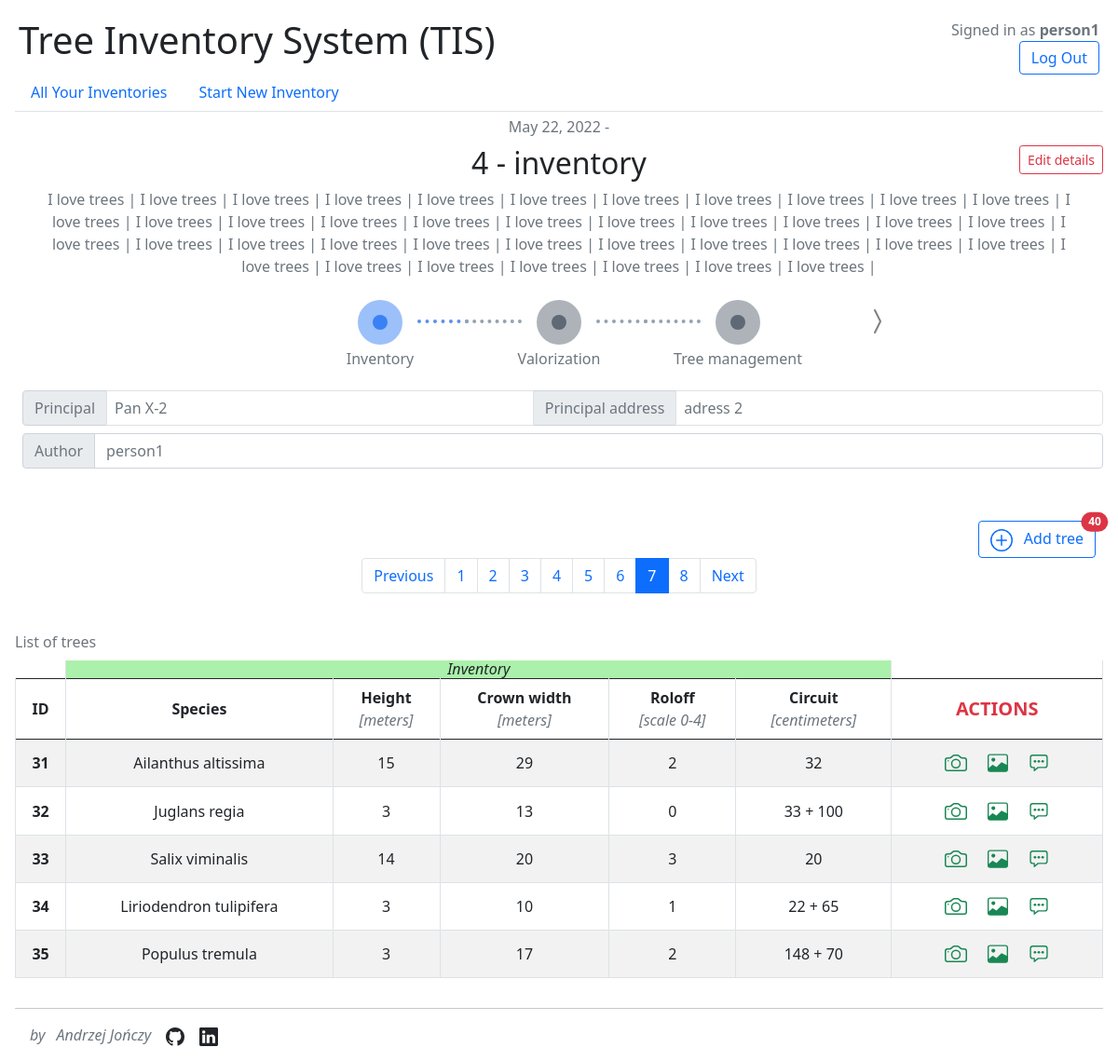
The app's page /inventory/4/details/?page=7 (signed in) with its own data.
### TIS_app/models.py (models this page shows, shortened)
class Inventory(models.Model):
    STATUS_CHOICES = (
        (0, "Inventory"),
        (1, "Valorization"),
        (2, "Tree management"),
    )
    id = models.SmallAutoField(primary_key=True)
    name = models.CharField(max_length=64)
    created_date = models.DateField(auto_now_add=True)
    edited_date = models.DateField(auto_now=True)
    finish_date = models.DateField(null=True)
    status = models.PositiveIntegerField(choices=STATUS_CHOICES, default=0)
    author = models.ForeignKey(User, on_delete=models.PROTECT)
    principal = models.CharField(max_length=64)
    principal_address = models.CharField(max_length=128, null=True, blank=True)
    description = models.TextField(blank=True, null=True)
    class Meta:
        unique_together = ["id", "author"]

class Tree(models.Model):
    ROLOFF_CHOICES = (
        (0, "0"),
        (1, "1"),
        (2, "2"),
        (3, "3"),
        (4, "4"),
    )
    lp = models.PositiveIntegerField(default=1)
    species = models.ForeignKey(
        Species,
        on_delete=models.CASCADE,
        help_text="Basic tree species found in Poland.",
    )
    height = models.PositiveIntegerField(
        verbose_name="Height [meters]",
        help_text="Height of tree mansured from base to top of tree.",
    )
    crown_width = models.PositiveIntegerField(
        verbose_name="Crown width [meters]",
        help_text="Tree crown width measured at its widest point.",
    )
    roloff = models.PositiveSmallIntegerField(
        choices=ROLOFF_CHOICES,
        default=0,
        help_text="Crown structure and tree vitality in Roloff scale.",
    )
    inventory = models.ForeignKey(Inventory, on_delete=models.CASCADE)
    is_existing = models.BooleanField(default=True)
    class Meta:
        unique_together = ["lp", "inventory"]

class Species(models.Model):
    latin_name = models.CharField(max_length=64)
    class Meta:
        ordering = ["latin_name"]
    def __str__(self):
        return f"{self.latin_name}"  # + f" / {self.polish_name}"

class Circuit(models.Model):
    tree = models.ForeignKey(Tree, on_delete=models.CASCADE)
    value = models.PositiveIntegerField(
        validators=[MinValueValidator(1), MaxValueValidator(600)],
        verbose_name="Circuit",
        help_text="Circuit of a single trunk at a height of DBH \
            (breast height diameter).",
    )

### TIS_app/views.py (the view, shortened to what this page needs)
class UpdateInventoryView(LoginRequiredMixin, UpdateView):
    model = Inventory
    template_name = "TIS_app/inventory_detail.html"
    form_class = InventoryUpdateForm
    success_url = reverse_lazy("inventory-details")
    paginate_by = TREE_PAGINATE_BY
    def get_page_object(self) -> Page:
        tree_list = Tree.objects.filter(inventory=self.get_object()).order_by("lp")
        paginator = Paginator(tree_list, self.paginate_by, 0, True)
        return paginator.page(self.request.GET.get("page", paginator.num_pages))
    def get_modelformsets(self, page_obj: Page) -> dict[str, BaseModelFormSet]:
        return {
            "valorization": modelformset_factory(
                model=ValorizationTree,
                fields=(
                    "is_biocenotic",
                    "value",
                ),
                extra=len(page_obj),
                widgets={
                    "is_biocenotic": Select(choices=[(False, "No"), (True, "Yes")])
                },
            ),
            "management": modelformset_factory(
                model=ManagementTree,
                fields=("procedure",),
                extra=len(page_obj),
            ),
        }
    def get_formsets(self, page_obj: Page) -> list[BaseModelFormSet]:
        modelformsets = self.get_modelformsets(page_obj)
        valorization_formset = modelformsets["valorization"](
            queryset=ValorizationTree.objects.none(),
            initial=[
                {
                    "is_biocenotic": tree.valorizationtree.is_biocenotic,
                    "value": tree.valorizationtree.value,
                }
                for tree in page_obj
                if hasattr(tree, "valorizationtree")
            ],
            prefix="valorization",
        )
        management_formset = modelformsets["management"](
            queryset=ManagementTree.objects.none(),
            initial=[
                {"procedure": tree.managementtree.procedure}
                for tree in page_obj
                if hasattr(tree, "managementtree")
            ],
            prefix="management",
        )
        return [valorization_formset, management_formset]
    def get_context_data(self, **kwargs: Any) -> Dict[str, Any]:
        context = super().get_context_data(**kwargs)
        page_obj = self.get_page_object()
        context["page_obj"] = page_obj
        context["is_paginated"] = context["page_obj"].has_other_pages()
        context["formsets"] = self.get_formsets(page_obj)
        context["trees"] = zip(
            page_obj,
            *context["formsets"],
        )
        context["photo_form"] = PhotoTreeForm()
        context["comment_form"] = CommentTreeForm()
        return context

### TIS_app/forms.py
class InventoryUpdateForm(forms.ModelForm):
    class Meta:
        model = Inventory
        fields = (
            "name",
            "principal",
            "principal_address",
            "status",
            "description",
        )

class PhotoTreeForm(forms.ModelForm):
    class Meta:
        model = Photo
        fields = ("tree", "image")
        widgets = {
            "tree": forms.HiddenInput(),
            "image": forms.FileInput(attrs={"multiple": True}),
        }

### TIS_app/context_processors.py (called while the page is built)
def metadata(request):
    return {
        "author": "Andrzej Jończy",
        "github": "https://github.com/andree0",
        "linkedin": "https://www.linkedin.com/in/andrzej-jonczy/",
    }

### TIS_app/templates/TIS_app/inventory_detail.html (shortened to what this page needs)
{% extends 'TIS_app/base.html' %}
{% block body %}
<p class="text-center text-muted m-0 mt-1">
    {{ inventory.created_date }} -
</p>
<form id="update-inventory" action="" method="POST" class="mt-0">{% csrf_token %}
    <button id="btn-edit-inventory" class="btn btn-sm btn-outline-danger position-absolute top-0 end-0 mt-2">Edit
        details</button>
    <div class="container-sm">
        <div class="row text-center justify-content-center mb-2">
            <h2 class="text-center mt-2 text-break">{{ inventory.name }}</h2>
            <p class="text-center text-muted text-break">{{ inventory.description }}</p>
        </div>
        <div class="row justify-content-sm-center flex-nowrap">
            <div class="col d-flex justify-content-end align-items-start">
            </div>
            <div class="col-md-auto flex-wrap">
                <div class="timeline-steps aos-init aos-animate" data-aos="fade-up">
                    <div class="timeline-step step-1 active">
                        <div class="timeline-content" data-toggle="popover" data-trigger="hover" data-placement="top">
                            <div class="inner-circle"></div>
                            <p class="h6 text-muted mb-0 mb-lg-0">Inventory</p>
                        </div>
                    </div>
                    <div class="timeline-step step-2">
                        <div class="timeline-content" data-toggle="popover" data-trigger="hover" data-placement="top">
                            <div class="inner-circle"></div>
                            <p class="h6 text-muted mb-0 mb-lg-0">Valorization</p>
                        </div>
                    </div>
                    <div class="timeline-step mb-0 step-3">
                        <div class="timeline-content" data-toggle="popover" data-trigger="hover" data-placement="top">
                            <div class="inner-circle"></div>
                            <p class="h6 text-muted mb-0 mb-lg-0">Tree management</p>
                        </div>
                    </div>
                </div>
            </div>
            <div class="col d-flex justify-content-start align-items-start">
                <button id="status-next">
                    <svg xmlns="http://www.w3.org/2000/svg" width="32" height="32" fill="grey"
                        class="bi bi-chevron-compact-right" viewBox="0 0 16 16">
                        <title>Next step</title>
                        <path fill-rule="evenodd"
                            d="M6.776 1.553a.5.5 0 0 1 .671.223l3 6a.5.5 0 0 1 0 .448l-3 6a.5.5 0 1 1-.894-.448L9.44 8 6.553 2.224a.5.5 0 0 1 .223-.671z" />
                    </svg>
                </button>
            </div>
        </div>
    </div>
    <div class="ms-0 m-2">
        <div class="col-12">
            <div class="input-group m-2">
                <div class="input-group-text text-muted">Principal</div>
                {{ form.principal }}
                <div class="input-group-text text-muted">Principal address</div>
                {{ form.principal_address }}
            </div>
            <div class="input-group m-2">
                <div class="input-group-text text-muted">Author</div>
                <div class="form-control text-muted">{{ inventory.author.username }}</div>
            </div>
        </div>
    </div>
</form>
<div class="d-flex flex-row-reverse mt-5">
    <a href="{% url 'tree-add' inventory.pk %}" id="add-tree-link" role="button"
        class="btn text-center btn-outline-primary me-2 text-decoration-none position-relative">
        <span>
        </span>
        <span class="ms-2">Add tree</span>
        <span class="position-absolute top-0 start-100 translate-middle badge rounded-pill bg-danger">
            {% if inventory.tree_set.all.count > 99 %}
            99+
            {% else %}
            {{ inventory.tree_set.all.count }}
            {% endif %}
        </span>
    </a>
</div>
{% include "TIS_app/pagination.html" %}
<div id="trees" class="mt-3">
    {% for tree, valorization_form, management_form in trees %}
    {% if forloop.first %}
    <div class="table-responsive">
        <table class="table table-striped table-hover table-bordered align-middle caption-top">
            <caption>List of trees</caption>
            <thead class="align-middle text-center border-bottom-0">
                <tr id="status-labels" class="border-top-0">
                    <td scope="col" colspan="1" class="border-0"></td>
                    <td scope="col" colspan="5" style="background-color: rgba(134, 233, 134, 0.692); line-height: 20%;"
                        class="fst-italic text-dark">Inventory</td>
                    <td scope="col" colspan="1"></td>
                </tr>
                <tr id="row-with-headers-of-table-trees">
                    <th scope="col" data-bs-toggle="tooltip" data-bs-placement="top"
                        title="Your own indetification number of tree.">ID</th>
                    <th scope="col">Species</th>
                    <th scope="col" data-bs-toggle="tooltip" data-bs-placement="top"
                        title="Tree height measured from the base to the top of the tree. Rounded to full meters.">
                        Height<br><i class="text-muted fw-light">[meters]</i></th>
                    <th scope="col">Crown width<br><i class="text-muted fw-light">[meters]</i></th>
                    <th scope="col">Roloff<br><i class="text-muted fw-light">[scale 0-4]</i></th>
                    <th scope="col">Circuit<br><i class="text-muted fw-light">[centimeters]</i></th>
                    <th scope="col" class="text-danger fs-5">ACTIONS</th>
                </tr>
            </thead>
            <tbody class="text-center">
                <form id="form-trees" action="" method="POST" class="p-0 m-0 w-100 border-0">{% csrf_token %}
                    {% endif %}
                    <tr class="one-position-tree">
                        <th scope="row" data-tree-pk="{{ tree.pk }}">{{ tree.lp }}</th>
                        <td>{{ tree.species }}</td>
                        <td>{{ tree.height }}</td>
                        <td>{{ tree.crown_width }}</td>
                        <td>{{ tree.roloff }}</td>
                        <td>
                            {% for circuit in tree.circuit_set.all %}
                            {% if forloop.first %}
                            {{ circuit.value }}
                            {% else %}
                            + {{ circuit.value }}
                            {% endif %}
                            {% endfor %}
                        </td>
                        <td class="tree-actions">
                            <div class="d-inline-flex">
                                <button type="button" class="btn btn-sm text-success cameraButton"
                                    data-bs-toggle="offcanvas" data-bs-target="#offcanvasPhoto"
                                    aria-controls="offcanvasWithBackdrop">
                                </button>
                            </div>
                            <div class="d-inline-flex">
                                <a href="{% url 'tree-galery' inventory.pk tree.lp %} " class="btn btn-sm text-success">
                                </a>
                            </div>
                            <div class="d-inline-flex">
                                <button type="button" class="btn btn-sm text-success commentButton"
                                    data-bs-toggle="offcanvas" data-bs-target="#offcanvasComments"
                                    aria-controls="offcanvasWithBackdrop">
                                </button>
                            </div>
                        </td>
                    </tr>
                    {% if forloop.last %}
                </form>
            </tbody>
        </table>
    </div>
    {% endif %}
    {% empty %}
    <div>
        <p class="fs-4 text-center text-muted">Any trees</p>
    </div>
    {% endfor %}
</div>
{% endblock %}

### TIS_app/templates/TIS_app/login_info.html (shortened to what this page needs)
<div class="d-flex align-items-end flex-column p-1">
    {% if user.is_authenticated %}
        <div class="mb-1 text-muted">Signed in as <strong>{{ user.username }}</strong></div>
        <div>
            <a class="d-inline btn btn-outline-primary btn" role="button"
                href="{% url 'logout' %}">Log Out</a>
        </div>
    {% endif %}
</div>

### static/app.css (style rules this page uses)
body { display: flex; flex-direction: column; min-height: 100vh; }

### static/timeline.css (style rules this page uses)
.timeline-steps { display: flex; justify-content: center; flex-wrap: wrap }
.timeline-steps .timeline-step { align-items: center; display: flex; flex-direction: column; position: relative; margin: 1rem }
@media (min-width:768px) { .timeline-steps .timeline-step:not(:last-child):after { content: ""; display: block; border-top: .25rem dotted #96a1b1; width: 3.46rem; position: absolute; left: 7.5rem; top: .3125rem } }
@media (min-width:768px) { .timeline-steps .timeline-step:not(:first-child):before { content: ""; display: block; border-top: .25rem dotted #96a1b1; width: 3.8125rem; position: absolute; right: 7.5rem; top: .3125rem } }
.timeline-steps .timeline-content { width: 10rem; text-align: center }
.timeline-steps .timeline-content .inner-circle { border-radius: 1.5rem; height: 1rem; width: 1rem; display: inline-flex; align-items: center; justify-content: center; background-color: #616a77 }
.timeline-steps .timeline-content .inner-circle:before { content: ""; background-color: #5f6877; display: inline-block; height: 3rem; width: 3rem; min-width: 3rem; border-radius: 6.25rem; opacity: .5 }
.active .timeline-content .inner-circle { border-radius: 1.5rem; height: 1rem; width: 1rem; display: inline-flex; align-items: center; justify-content: center; background-color: #3b82f6 }
.active .timeline-content .inner-circle:before { content: ""; background-color: #3b82f6; display: inline-block; height: 3rem; width: 3rem; min-width: 3rem; border-radius: 6.25rem; opacity: .5 }
@media (min-width:768px) { .timeline-steps .active:not(:last-child):after { content: ""; display: block; border-top: .25rem dotted #5c91e6; width: 3.46rem; position: absolute; left: 7.5rem; top: .3125rem } }

### records on screen
Inventory: created_date "May 22, 2022", name "4 - inventory", description "I love trees | I love trees | I love trees | I love trees | I love trees | I love trees | I love trees | I love trees | I love trees | I love trees | I love trees | I love trees | I love trees | I love trees | I love trees | I love trees | I love trees | I love trees | I love trees | I love trees | I love trees | I love trees | I love trees | I love trees | I love trees | I love trees | I love trees | I love trees | I love trees | I love trees | I love trees | I love trees | I love trees | I love trees | I love trees | I love trees | I love trees | I love trees | I love trees | I love trees |", principal "Pan X-2", principal_address "adress 2", author.username "person1", tree_set.all.count "40"
Tree: lp "31", species "Ailanthus altissima", height "15", crown_width "29", roloff "2"
Circuit: value "32"
Tree: lp "32", species "Juglans regia", height "3", crown_width "13", roloff "0"
Circuit: value "33"
Circuit: value "100"
Tree: lp "33", species "Salix viminalis", height "14", crown_width "20", roloff "3"
Circuit: value "20"
Tree: lp "34", species "Liriodendron tulipifera", height "3", crown_width "10", roloff "1"
Circuit: value "22"
Circuit: value "65"
Tree: lp "35", species "Populus tremula", height "3", crown_width "17", roloff "2"
Circuit: value "148"
Circuit: value "70"

### other values on screen
{{ user.username }} "person1"
{{ page_nr }} "1" "2" "3" "4" "5" "6" "8"
{{ page_nr }} "7"
{{ author }} "Andrzej Jończy"
